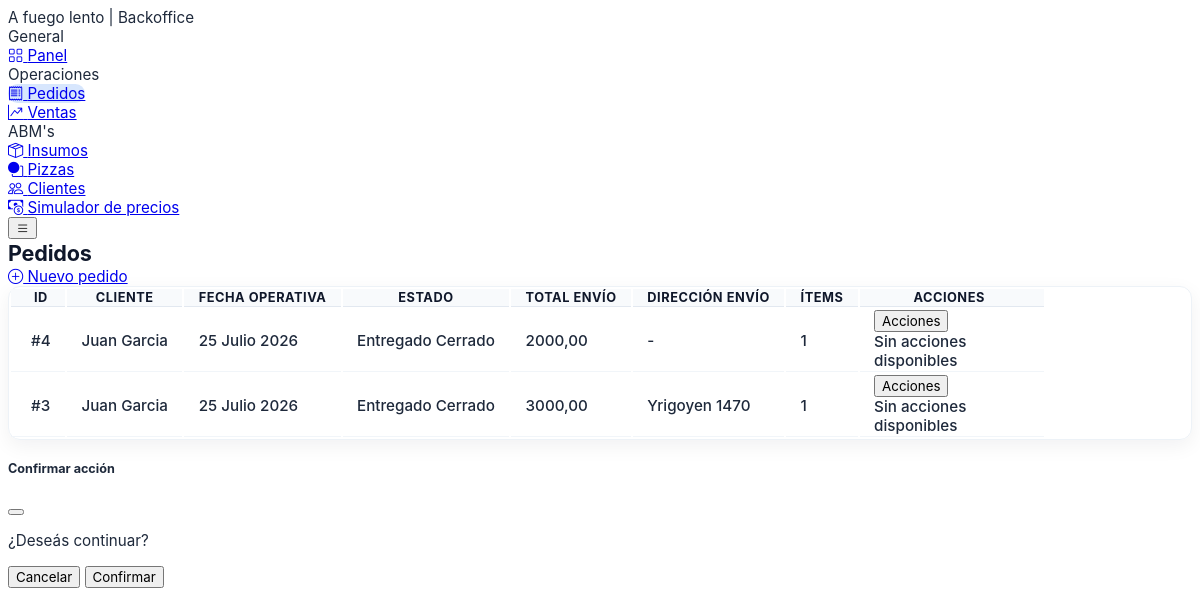
/orders/, run on an earlier commit of the app's database.
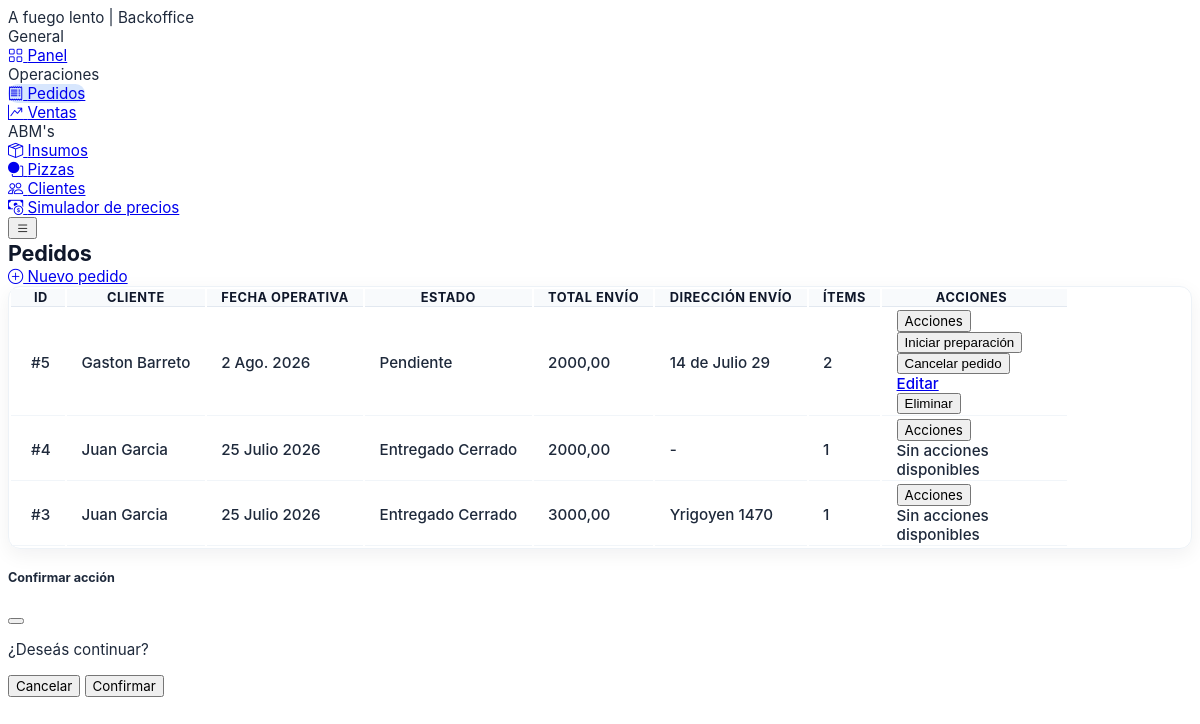
And on a later commit of the database.
### core/models.py (models this page shows, shortened)
class Order(models.Model):
    class Status(models.TextChoices):
        PENDING = "PENDING", "Pendiente"
        IN_PROGRESS = "IN_PROGRESS", "En preparación"
        DELIVERED = "DELIVERED", "Entregado"
        CANCELLED = "CANCELLED", "Cancelado"
    created_at = models.DateTimeField(default=timezone.now)
    business_date = models.DateField()
    customer = models.ForeignKey(
        Customer,
        on_delete=models.SET_NULL,
        related_name="orders",
        blank=True,
        null=True,
    )
    sale = models.OneToOneField(
        Sale,
        on_delete=models.SET_NULL,
        related_name="order",
        blank=True,
        null=True,
    )
    status = models.CharField(max_length=20, choices=Status.choices, default=Status.PENDING)
    notes = models.TextField(blank=True, null=True)
    total_envio = models.DecimalField(max_digits=12, decimal_places=2, blank=True, null=True)
    direccion_envio = models.CharField(max_length=255, blank=True, null=True)

class TimestampedModel(models.Model):
    created_at = models.DateTimeField(auto_now_add=True)
    updated_at = models.DateTimeField(auto_now=True)
    class Meta:
        abstract = True

class Customer(TimestampedModel):
    first_name = models.CharField(max_length=120)
    last_name = models.CharField(max_length=120)
    phone = models.CharField(max_length=40)
    is_active = models.BooleanField(default=True)

### core/views.py (the view)
# urls.py: path("orders/", OrderListView.as_view(), name="order_list"),
class OrderListView(ListView):
    model = Order
    template_name = "core/order_list.html"
    context_object_name = "orders"
    def get_queryset(self):
        return Order.objects.select_related("customer", "sale").prefetch_related("items__pizza").order_by(
            "-business_date", "-created_at"
        )

### templates/core/order_list.html (shortened to what this page needs)
{% extends "base.html" %}
{% block page_title %}Pedidos{% endblock %}
{% block content %}
<div class="d-flex justify-content-end mb-3">
  <a class="btn btn-primary" href="/orders/new/">
    <i class="bi bi-plus-circle"></i>&nbsp;Nuevo pedido
  </a>
</div>
<div class="card bo-content-card">
  <div class="table-responsive bo-table-responsive">
    <table class="table table-row-dashed align-middle gs-0 gy-3 bo-table">
      <thead>
        <tr>
          <th>ID</th>
          <th>Cliente</th>
          <th>Fecha operativa</th>
          <th>Estado</th>
          <th>Total envío</th>
          <th>Dirección envío</th>
          <th>Ítems</th>
          <th>Acciones</th>
        </tr>
      </thead>
      <tbody>
      {% for order in orders %}
        <tr>
          <td>#{{ order.id }}</td>
          <td>
            {% if order.customer %}
              {{ order.customer.first_name }} {{ order.customer.last_name }}
            {% else %}
              -
            {% endif %}
          </td>
          <td>{{ order.business_date }}</td>
          <td>
            {% if order.status == "PENDING" %}
              <span class="badge badge-light-warning">{{ order.get_status_display }}</span>
            {% elif order.status == "IN_PROGRESS" %}
              <span class="badge badge-light-primary">{{ order.get_status_display }}</span>
            {% elif order.status == "DELIVERED" %}
              <span class="badge badge-light-success">{{ order.get_status_display }}</span>
            {% else %}
              <span class="badge badge-light-danger">{{ order.get_status_display }}</span>
            {% endif %}
            {% if order.sale %}
              <span class="badge badge-light-success ms-1">Cerrado</span>
            {% endif %}
          </td>
          <td>{{ order.total_envio|default:"-" }}</td>
          <td>{{ order.direccion_envio|default:"-" }}</td>
          <td>{{ order.items.count }}</td>
          <td>
            <div class="dropdown">
              <button class="btn btn-sm btn-light-primary dropdown-toggle" data-bs-toggle="dropdown" type="button">
                Acciones
              </button>
              <div class="dropdown-menu">
                {% if order.status == "PENDING" and not order.sale %}
                  <form method="post" action="{% url 'core:order_change_status' order.id %}">
                    <button class="dropdown-item" type="submit">Iniciar preparación</button>
                  </form>
                  <form method="post" action="{% url 'core:order_change_status' order.id %}" data-confirm-message="¿Cancelar el pedido #{{ order.id }}? Esta acción no tiene rollback.">
                    <button class="dropdown-item text-danger" type="submit">Cancelar pedido</button>
                  </form>
                  <a class="dropdown-item" href="/orders/{{ order.id }}/edit/">Editar</a>
                  <form method="post" action="/orders/{{ order.id }}/delete/" data-confirm-message="¿Eliminar pedido?">
                    <button class="dropdown-item text-danger" type="submit">Eliminar</button>
                  </form>
                {% else %}
                  <span class="dropdown-item-text text-muted">Sin acciones disponibles</span>
                {% endif %}
              </div>
            </div>
          </td>
        </tr>
      {% empty %}
        <tr class="bo-empty-row"><td colspan="8">Aún no hay pedidos cargados.</td></tr>
      {% endfor %}
      </tbody>
    </table>
  </div>
</div>
{% endblock %}

### templates/base.html (shortened to what this page needs)
<!doctype html>
<html lang="es">
<head>
  <link href="https://preview.keenthemes.com/metronic8/demo1/assets/plugins/global/plugins.bundle.css" rel="stylesheet" type="text/css">
  <link href="https://preview.keenthemes.com/metronic8/demo1/assets/css/style.bundle.css" rel="stylesheet" type="text/css">
  <link href="https://cdn.jsdelivr.net/npm/bootstrap-icons@1.11.3/font/bootstrap-icons.css" rel="stylesheet">
</head>
<body id="kt_body" class="header-fixed header-tablet-and-mobile-fixed aside-enabled">
  <div class="d-flex flex-column flex-root">
    <div class="page d-flex flex-row flex-column-fluid">
      <div id="kt_aside" class="aside aside-dark aside-hoverable">
        <div class="aside-logo flex-column-auto px-6 h-75px d-flex align-items-center">
          <span class="fs-3 fw-bold text-white">A fuego lento | Backoffice</span>
        </div>
        <div class="aside-menu flex-column-fluid">
          <div class="hover-scroll-overlay-y my-5 my-lg-5 px-3" id="kt_aside_menu_wrapper">
            <div class="menu menu-column menu-title-gray-800 menu-state-title-primary menu-state-icon-primary menu-state-bullet-primary" id="kt_aside_menu">
              <div class="menu-content pb-2">
                <span class="menu-section text-muted text-uppercase fs-8 ls-1">General</span>
              </div>
              <div class="menu-item">
                <a class="menu-link {% if request.path == '/' %}active{% endif %}" href="/">
                  <span class="menu-icon"><i class="bi bi-grid fs-3"></i></span>
                  <span class="menu-title">Panel</span>
                </a>
              </div>
              <div class="menu-content pt-4 pb-2">
                <span class="menu-section text-muted text-uppercase fs-8 ls-1">Operaciones</span>
              </div>
              <div class="menu-item">
                <a class="menu-link {% if '/orders/' in request.path %}active{% endif %}" href="/orders/">
                  <span class="menu-icon"><i class="bi bi-receipt fs-3"></i></span>
                  <span class="menu-title">Pedidos</span>
                </a>
              </div>
              <div class="menu-item">
                <a class="menu-link {% if '/sales/' in request.path %}active{% endif %}" href="/sales/">
                  <span class="menu-icon"><i class="bi bi-graph-up-arrow fs-3"></i></span>
                  <span class="menu-title">Ventas</span>
                </a>
              </div>
              <div class="menu-content pt-4 pb-2">
                <span class="menu-section text-muted text-uppercase fs-8 ls-1">ABM's</span>
              </div>
              <div class="menu-item">
                <a class="menu-link {% if '/ingredients/' in request.path %}active{% endif %}" href="/ingredients/">
                  <span class="menu-icon"><i class="bi bi-box-seam fs-3"></i></span>
                  <span class="menu-title">Insumos</span>
                </a>
              </div>
              <div class="menu-item">
                <a class="menu-link {% if '/pizzas/' in request.path %}active{% endif %}" href="/pizzas/">
                  <span class="menu-icon"><i class="bi bi-circle-square fs-3"></i></span>
                  <span class="menu-title">Pizzas</span>
                </a>
              </div>
              <div class="menu-item">
                <a class="menu-link {% if '/customers/' in request.path %}active{% endif %}" href="/customers/">
                  <span class="menu-icon"><i class="bi bi-people fs-3"></i></span>
                  <span class="menu-title">Clientes</span>
                </a>
              </div>
              <div class="menu-item">
                <a class="menu-link {% if '/pricing/' in request.path %}active{% endif %}" href="/pricing/">
                  <span class="menu-icon"><i class="bi bi-cash-coin fs-3"></i></span>
                  <span class="menu-title">Simulador de precios</span>
                </a>
              </div>
            </div>
          </div>
        </div>
      </div>
      <div class="wrapper d-flex flex-column flex-row-fluid" id="kt_wrapper">
        <div id="kt_header" class="header align-items-stretch">
          <div class="container-fluid d-flex align-items-stretch justify-content-between">
            <div class="d-flex align-items-center d-lg-none ms-n3 me-1">
              <button class="btn btn-icon btn-active-color-primary w-35px h-35px" data-bs-toggle="collapse" data-bs-target="#kt_aside">
                <i class="bi bi-list fs-2"></i>
              </button>
            </div>
          </div>
        </div>
        <div class="content d-flex flex-column flex-column-fluid" id="kt_content">
          <div class="toolbar py-5 py-lg-10">
            <div class="container-xxl d-flex flex-stack flex-wrap">
              <div class="d-flex align-items-center gap-3">
                <h1 class="bo-page-title">{% block page_title %}Panel{% endblock %}</h1>
              </div>
            </div>
          </div>
          <div class="post d-flex flex-column-fluid">
            <div class="container-xxl pb-10 pb-lg-15">
              {% block content %}{% endblock %}
            </div>
          </div>
        </div>
      </div>
    </div>
  </div>
  <div class="modal fade" id="confirmActionModal" tabindex="-1" aria-hidden="true">
    <div class="modal-dialog modal-dialog-centered">
      <div class="modal-content">
        <div class="modal-header">
          <h5 class="modal-title">Confirmar acción</h5>
          <button type="button" class="btn-close" data-bs-dismiss="modal" aria-label="Cerrar"></button>
        </div>
        <div class="modal-body">
          <p class="mb-0" id="confirmActionModalMessage">¿Deseás continuar?</p>
        </div>
        <div class="modal-footer">
          <button type="button" class="btn btn-light" data-bs-dismiss="modal">Cancelar</button>
          <button type="button" class="btn btn-primary" id="confirmActionModalAccept">Confirmar</button>
        </div>
      </div>
    </div>
  </div>
</body>
</html>

### templates/base.html (style rules this page uses)
:root { --bo-font: Inter, Helvetica, "Segoe UI", Arial, sans-serif; --bo-text: #1e293b; --bo-text-muted: #64748b; --bo-text-strong: #0f172a; --bo-title-size: 1.05rem; --bo-body-size: 0.95rem; --bo-label-size: 0.875rem; --bo-help-size: 0.875rem; --bo-kpi-label-size: 0.75rem; --bo-kpi-value-size: 1.75rem; }
body, .form-control, .form-select, .btn, .menu-title, .card-title, .table, .list-group-item, .badge, .alert, .modal { font-family: var(--bo-font) !important; }
body { color: var(--bo-text); font-size: var(--bo-body-size); }
.bo-page-title { color: var(--bo-text-strong) !important; font-size: 1.35rem !important; font-weight: 700 !important; letter-spacing: -0.01em; line-height: 1.3; margin: 0 !important; }
.bo-content-card { border: 1px solid #edf2f7; box-shadow: 0 6px 20px rgba(15, 23, 42, 0.06); border-radius: 0.75rem; }
.bo-table thead th { background: #f8fafc; color: var(--bo-text-strong); font-size: 0.8rem; font-weight: 700; text-transform: uppercase; letter-spacing: 0.04em; border-bottom: 1px solid #e2e8f0; }
.bo-table tbody td { color: var(--bo-text); font-size: var(--bo-body-size); font-weight: 500; border-bottom: 1px solid #f1f5f9; }
.bo-table { margin-bottom: 0; }
.bo-content-card .table-responsive { padding-left: 0; padding-right: 0; }
.bo-content-card .table-responsive.bo-table-responsive { overflow: visible; }
.bo-table thead th, .bo-table tbody td { padding-left: 0.9rem !important; padding-right: 0.9rem !important; }
.bo-table thead th:first-child, .bo-table tbody td:first-child { padding-left: 1.25rem !important; }
.bo-table thead th:last-child, .bo-table tbody td:last-child { padding-right: 1.25rem !important; width: 150px; }
.menu-link.active { background: rgba(59, 130, 246, 0.2); border-radius: 0.6rem; }

What changed in the data, as far as the page shows it:
added Order: id "5", customer.first_name "Gaston", customer.last_name "Barreto", business_date "2 Ago. 2026", status "Pendiente", total_envio "2000,00", direccion_envio "14 de Julio 29", items.count "2"
